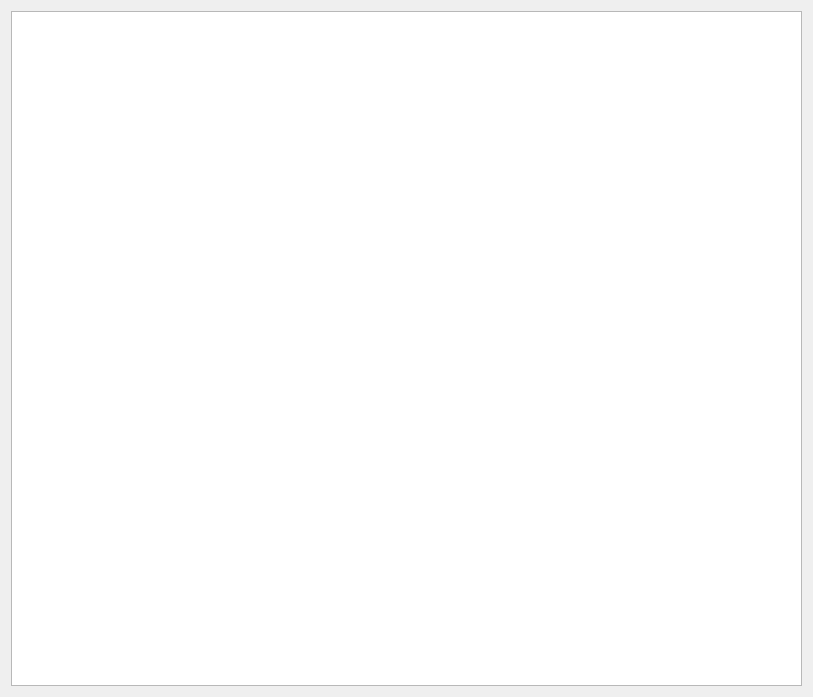
<?xml version="1.0" encoding="UTF-8"?>
<ui version="4.0">
 <class>Form_SpreadSheet</class>
 <widget class="QWidget" name="Form_SpreadSheet">
  <property name="geometry">
   <rect>
    <x>0</x>
    <y>0</y>
    <width>813</width>
    <height>697</height>
   </rect>
  </property>
  <property name="windowTitle">
   <string>Form</string>
  </property>
  <layout class="QGridLayout" name="gridLayout_2">
   <item row="0" column="0">
    <layout class="QGridLayout" name="gridLayout">
     <item row="0" column="0">
      <widget class="QTableView" name="tableView_pfmonBatchTable">
       <property name="sortingEnabled">
        <bool>true</bool>
       </property>
      </widget>
     </item>
    </layout>
   </item>
  </layout>
 </widget>
 <resources/>
 <connections/>
</ui>
